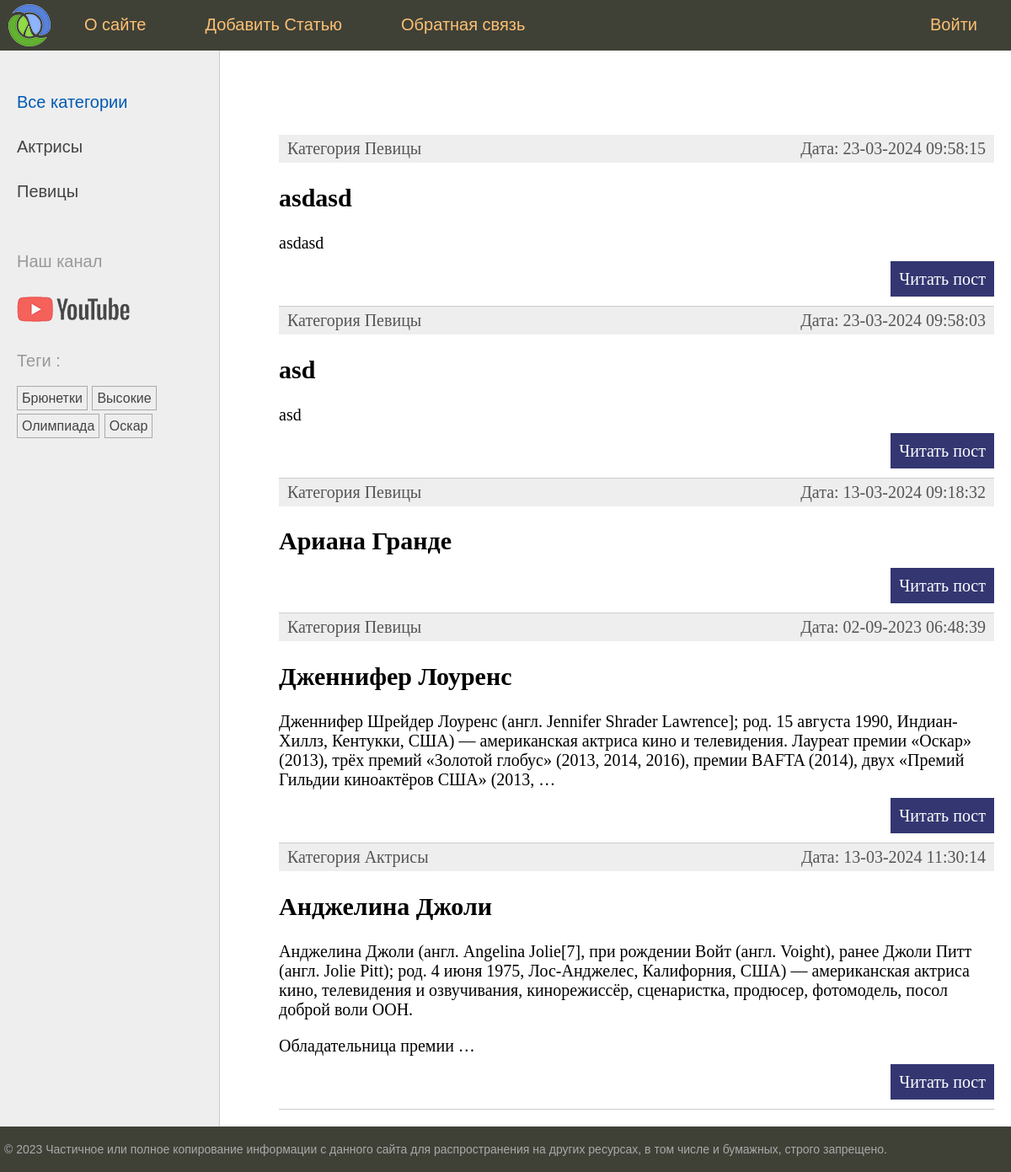
Before: /women/ with the older database file.
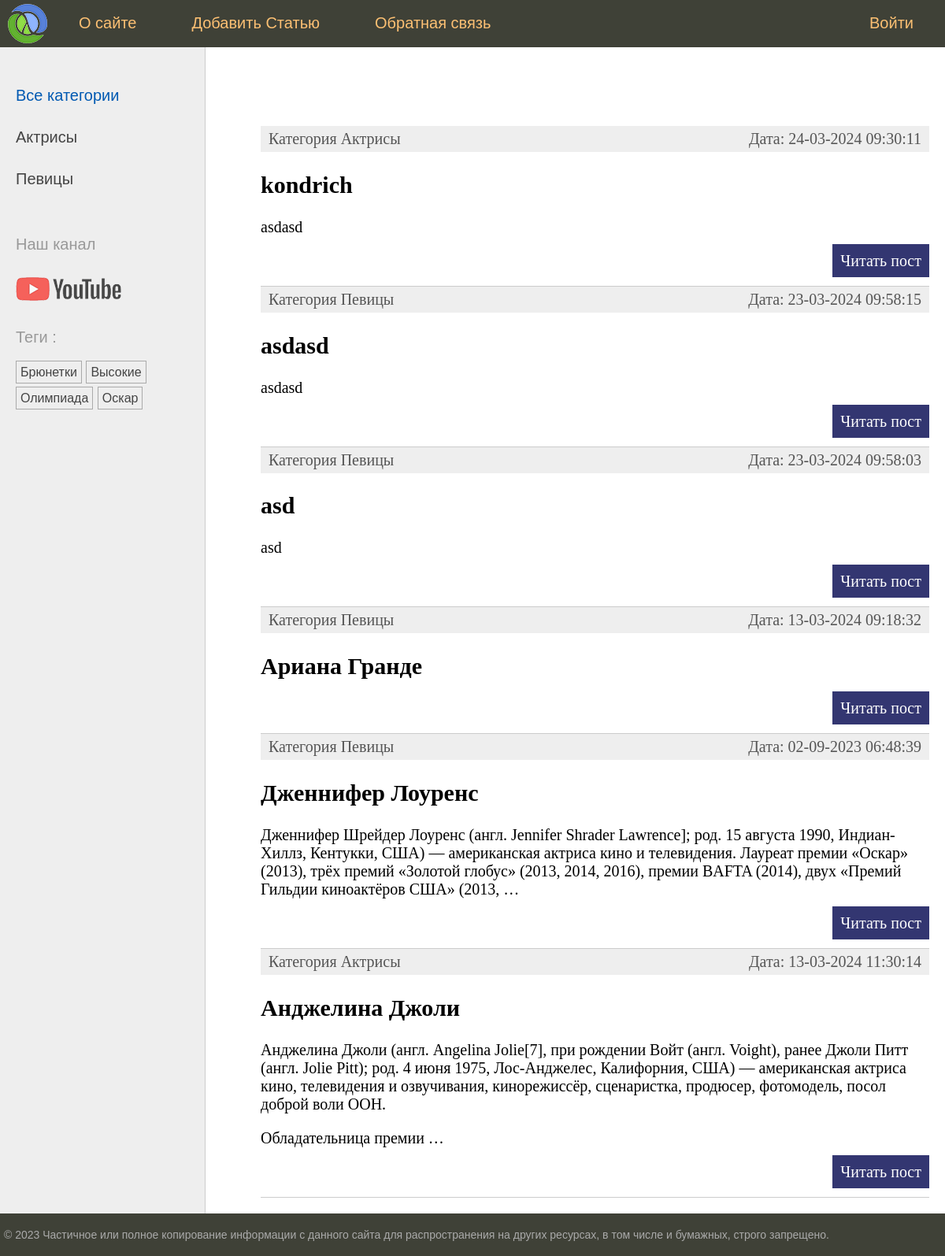
After: the same page with the newer database file.
### women/models.py (models this page shows, shortened)
class Category(models.Model):
    name = models.CharField(max_length=100, db_index=True, verbose_name="Имя")
    slug = models.SlugField(max_length=255, unique=False, db_index=True)
    class Meta:
        verbose_name = "Категория"
        verbose_name_plural = "Категории"
    def get_absolute_url(self):
        return reverse("category", kwargs={"cat_slug": self.slug})

class TagPost(models.Model):
    tag = models.CharField(max_length=100, db_index=True)
    slug = models.SlugField(max_length=255, unique=True, db_index=True)
    def get_absolute_url(self):
        return reverse("tag", kwargs={"tag_slug": self.slug})

class Women(models.Model):
    class Status(models.IntegerChoices):
        DRAFT = 0, "Черновик"
        PUBLISHED = 1, "Опубликовано"
    title = models.CharField(max_length=255, verbose_name="Заголовок")
    slug = models.SlugField(
        max_length=255,
        unique=True,
        db_index=True,
        verbose_name="Slug",
        validators=[
            MinLengthValidator(5, message="Минимум 5 символов"),
            MaxLengthValidator(100, message="Максимум 100 символов"),
        ],
    )
    content = models.TextField(blank=True, verbose_name="Текс Статьи")
    time_create = models.DateTimeField(auto_now_add=True, verbose_name="Время Создания")
    time_update = models.DateTimeField(auto_now=True, verbose_name="Время Изменения")
    photo = models.ImageField(
        upload_to="photos/%Y/%m/%d/",
        default=None,
        blank=True,
        null=True,
        verbose_name="Фото",
    )
    is_published = models.BooleanField(
        choices=tuple(map(lambda x: (bool(x[0]), x[1]), Status.choices)),
        default=Status.DRAFT,
        verbose_name="Возможность Публикации",
    )
    objects = models.Manager()
    published = PublishedManager()
    cat = models.ForeignKey(
        "Category",
        on_delete=models.PROTECT,
        related_name="posts",
        verbose_name="Категории",
    )
    tags = models.ManyToManyField(
        "TagPost", blank=True, related_name="tags", verbose_name="Теги"
    )
    husband = models.OneToOneField(
        "Husband",
        on_delete=models.SET_NULL,
        null=True,
        blank=True,
        related_name="wuman",
        verbose_name="Муж",
    )
    class Meta:
        verbose_name = "Известные Женщины"
        verbose_name_plural = "Известные Женщины"
        ordering = ["-time_create"]
        indexes = [
            models.Index(fields=["-time_create"]),
        ]
    def get_absolute_url(self):
        return reverse("post", kwargs={"post_slug": self.slug})

### women/views.py (the view)
# urls.py: path("", views.index, name="home"),
def index(request):
    posts = Women.published.all().select_related("cat")
    data = {
        "title": "Главная Страница",
        "menu": menu,
        "posts": posts,
        "cat_selected": 0,
    }
    return render(request, "women/index.html", context=data)

### women/models.py (called while the page is built)
    def get_queryset(self):
        return super().get_queryset().filter(is_published=Women.Status.PUBLISHED)

### women/templatetags/women_tags.py (called while the page is built)
@register.inclusion_tag("women/list_categories.html")
def show_categories(cat_selected=0):
    cats = Category.objects.annotate(total=Count("posts")).filter(total__gt=0)
    return {"cats": cats, "cat_selected": cat_selected}

@register.inclusion_tag("women/list_tags.html")
def show_all_tags():
    return {"tags": TagPost.objects.annotate(total=Count("tags")).filter(total__gt=0)}

### women/templates/women/index.html (shortened to what this page needs)
{% extends 'base.html' %}
{% block content %}
<ul class="list-articles">
    {% for p in posts %}
    <li>
        <div class="article-panel">
            <p class="first">Категория {{p.cat.name}}</p>
            <p class="last">Дата: {{p.time_update | date:"d-m-Y H:i:s"}}</p>
        </div>
        <h2>{{p.title}}</h2>
        {% autoescape off %}
        {{p.content | linebreaks |truncatewords:40 }}
        {% endautoescape %}
        <p class="link-read-post"><a href="{{ p.get_absolute_url }}">Читать пост</a></p>
    </li>
    {% endfor %}
</ul>
{% endblock %}

### women/templates/women/list_categories.html
{% for cat in cats%}
{% if cat.id == cat_selected%}
<li class="selected">{{cat.name}}</li>
{%else%}
<li><a href="{{ cat.get_absolute_url}}">{{cat.name}}</a></li>
{%endif%}
{% endfor %}

### women/templates/women/list_tags.html
{% if tags %}
<p> Теги :</p>
<ul class="tags-list">
    {% for t in tags%}
    <li><a href="{{t.get_absolute_url}}">{{t.tag}}</a></li>
    {% endfor %}
</ul>
{% endif%}

Changed rows visible on the page:
added Women: cat.name "Актрисы", time_update "24-03-2024 09:30:11", title "kondrich", content "asdasd"
